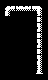

This is a level from a 2D game, rendered from its Tiled map with the project's own tilesets. A one-line summary and the complete map file follow:
An orthogonal 3x5 tile map with 16x16 px tiles, 1 tile layer (Kachelebene 1).

<map version="1.2" tiledversion="1.3.3" orientation="orthogonal" renderorder="right-down" width="3" height="5" tilewidth="16" tileheight="16" infinite="0" nextlayerid="2" nextobjectid="1">
 <tileset firstgid="1" source="myPONG.tsx" />
 <layer id="1" name="Kachelebene 1" width="3" height="5">
  <data encoding="csv">
570,571,633,
207,207,634,
207,207,634,
207,207,634,
207,207,637
</data>
 </layer>
</map>
